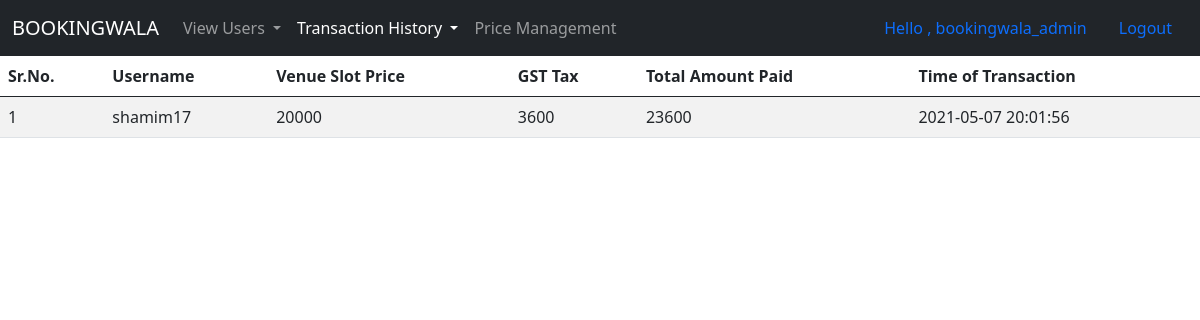
Page /thistoryvenueslotadmin.php (signed in) on the committed database.
### tables this page shows
CREATE TABLE `venueownerpayment` (
  `id` int(10) NOT NULL,
  `username` varchar(50) NOT NULL,
  `venueslotprice` int(10) NOT NULL,
  `tax` int(10) NOT NULL,
  `totalamount` int(10) NOT NULL,
  `timestamp` timestamp NOT NULL DEFAULT current_timestamp()
);

### thistoryvenueslotadmin.php (the view, shortened to what this page needs)
<!DOCTYPE html>
<html lang="en">
<head>
    <link href="https://cdn.jsdelivr.net/npm/bootstrap@5.0.0-beta3/dist/css/bootstrap.min.css?v=<?php echo time(); ?>" rel="stylesheet">
</head>
<body>
<nav class="navbar navbar-expand-lg navbar-dark bg-dark">
    <div class="container-fluid">
      <a class="navbar-brand" href="admin.php">BOOKINGWALA</a>
      <div class="collapse navbar-collapse" id="navbarNavDropdown">
        <ul class="navbar-nav">
          <li class="nav-item dropdown">
            <a class="nav-link dropdown-toggle" href="#" id="navbarDropdownMenuLink" role="button" data-bs-toggle="dropdown" aria-expanded="false">
              View Users
            </a>
          </li>
          <li class="nav-item dropdown">
            <a class="nav-link active dropdown-toggle" href="#" id="navbarDropdownMenuLink" role="button" data-bs-toggle="dropdown" aria-expanded="false">
              Transaction History
            </a>
          </li>
          <li class="nav-item">
            <a class="nav-link" href="adminvpm.php">Price Management</a>
          </li>
        </ul>
      </div>
      <li class="nav-item d-flex">
          <a class="nav-link" href="#">Hello , <?php echo $_SESSION['ausername']; ?></a>
          <a class="nav-link" href="logout.php">Logout</a>
        </li>
    </div>
  </nav>
<table class="table table-striped">
  <thead>
    <tr>
      <th scope="col">Sr.No.</th>
      <th scope="col">Username</th>
      <th scope="col">Venue Slot Price</th>
      <th scope="col">GST Tax</th>
      <th scope="col">Total Amount Paid</th>
      <th scope="col">Time of Transaction</th>
    </tr>
  </thead>
  <tbody>
  <?php
            include 'database.php';
            $sql = "SELECT * FROM `venueownerpayment`";
            $result = mysqli_query($conn , $sql);
            $sno = 0;
            while($row = mysqli_fetch_assoc($result)){
            $sno = $sno + 1;
            echo "<tr>
            <td>". $sno . "</td>
            <td>". $row['username'] . "</td>
            <td>". $row['venueslotprice'] . "</td>
            <td>". $row['tax'] . "</td>
            <td>". $row['totalamount'] . "</td>
            <td>". $row['timestamp'] . "</td>
          </tr>";}
        ?>
  </tbody>
</table>
</body>
</html>

### rows in the picture
venueownerpayment: username "shamim17", venueslotprice "20000", tax "3600", totalamount "23600", timestamp "2021-05-07 20:01:56"

### other values in the picture
$_SESSION['ausername'] "bookingwala_admin"
